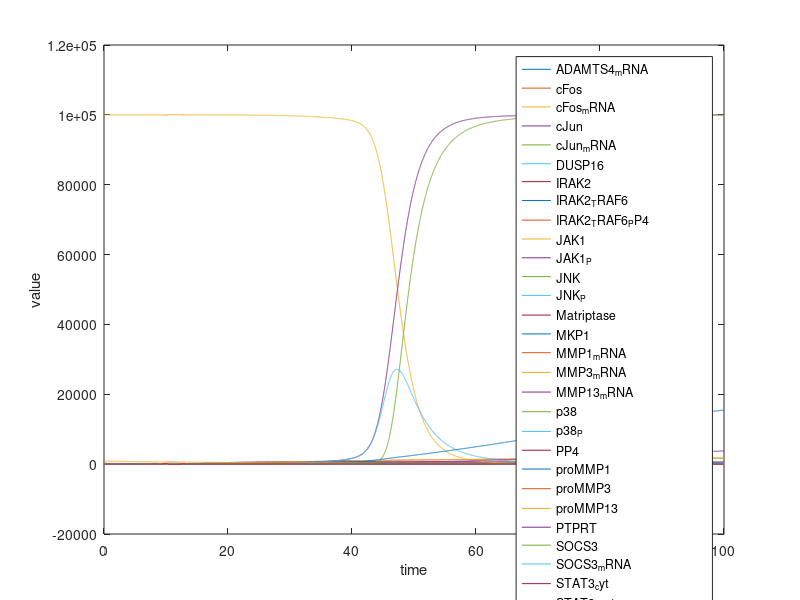

Source code (MATLAB):


% Automatically generated from BIOMD0000000504_Curry.
% Original number of species: 207.
% Original number of reactions: 133.

% Correspondence with original names:
%     y(1) = ADAMTS4_mRNA
%     y(2) = cFos
%     y(3) = cFos_mRNA
%     y(4) = cJun
%     y(5) = cJun_mRNA
%     y(6) = DUSP16
%     y(7) = IRAK2
%     y(8) = IRAK2_TRAF6
%     y(9) = IRAK2_TRAF6_PP4
%     y(10) = JAK1
%     y(11) = JAK1_P
%     y(12) = JNK
%     y(13) = JNK_P
%     y(14) = Matriptase
%     y(15) = MKP1
%     y(16) = MMP1_mRNA
%     y(17) = MMP3_mRNA
%     y(18) = MMP13_mRNA
%     y(19) = p38
%     y(20) = p38_P
%     y(21) = PP4
%     y(22) = proMMP1
%     y(23) = proMMP3
%     y(24) = proMMP13
%     y(25) = PTPRT
%     y(26) = SOCS3
%     y(27) = SOCS3_mRNA
%     y(28) = STAT3_cyt
%     y(29) = STAT3_P_cyt
%     y(30) = TIMP1_mRNA
%     y(31) = TIMP3_mRNA
%     y(32) = TRAF6
%     y(33) = TRAF6_PP4
%     y(34) = ADAMTS4
%     y(35) = ADAMTS4_TIMP1
%     y(36) = ADAMTS4_TIMP3
%     y(37) = Aggrecan
%     y(38) = Aggrecan_Collagen2
%     y(39) = AggFrag
%     y(40) = ColFrag
%     y(41) = Collagen2
%     y(42) = IL1
%     y(43) = MMP1
%     y(44) = MMP1_TIMP1
%     y(45) = MMP1_TIMP3
%     y(46) = MMP3
%     y(47) = MMP3_TIMP1
%     y(48) = MMP3_TIMP3
%     y(49) = MMP13
%     y(50) = MMP13_TIMP1
%     y(51) = MMP13_TIMP3
%     y(52) = OSM
%     y(53) = TIMP1
%     y(54) = TIMP3
%     y(55) = IL1_IL1R
%     y(56) = IL1_IL1Ra
%     y(57) = IL1_IL1R_IRAK2
%     y(58) = IL1R
%     y(59) = IL1Ra
%     y(60) = OSM_OSMR
%     y(61) = OSM_OSMRa
%     y(62) = OSMR_SOCS3
%     y(63) = OSMR
%     y(64) = OSMRa
%     y(65) = cFos_cJun
%     y(66) = cFos_P
%     y(67) = cJun_P
%     y(68) = cJun_dimer
%     y(69) = SP1
%     y(70) = SP1_TIMP1_DNA
%     y(71) = STAT3_nuc
%     y(72) = STAT3_P_nuc
%     y(73) = TIMP1_DNA
%     y(74) = Source
%     y(75) = Sink
%     y(76) = kactMMP13mmp3
%     y(77) = kactMMP1mat
%     y(78) = kactMMP1mmp3
%     y(79) = kactMMP3mat
%     y(80) = kAP1activity
%     y(81) = kbincFoscJun
%     y(82) = kbinIL1IL1R
%     y(83) = kbinIL1IL1Ra
%     y(84) = kbinIRAK2
%     y(85) = kbinOSMOSMR
%     y(86) = kbinOSMOSMRa
%     y(87) = kbinSOCS3OSMR
%     y(88) = kbinSP1TIMP1DNA
%     y(89) = kbinTRAF6
%     y(90) = kcyt2nucSTAT3
%     y(91) = kdedimercJun
%     y(92) = kdegADAMTS4
%     y(93) = kdegADAMTS4mRNA
%     y(94) = kdegAggrecan
%     y(95) = kdegcFos
%     y(96) = kdegcFosmRNA
%     y(97) = kdegcJun
%     y(98) = kdegcJunmRNA
%     y(99) = kdegCollagen2mmp1
%     y(100) = kdegCollagen2mmp13
%     y(101) = kdegDUSP16
%     y(102) = kdegIL1
%     y(103) = kdegMatriptase
%     y(104) = kdegMKP1
%     y(105) = kdegMMP1
%     y(106) = kdegMMP13
%     y(107) = kdegMMP13mRNA
%     y(108) = kdegMMP1mRNA
%     y(109) = kdegMMP3
%     y(110) = kdegMMP3mRNA
%     y(111) = kdegOSM
%     y(112) = kdegPP4
%     y(113) = kdegPTPRT
%     y(114) = kdegSOCS3
%     y(115) = kdegSOCS3mRNA
%     y(116) = kdegSP1
%     y(117) = kdegTIMP1
%     y(118) = kdegTIMP1mRNA
%     y(119) = kdegTIMP3
%     y(120) = kdegTIMP3mRNA
%     y(121) = kdephoscFos
%     y(122) = kdephoscFosDUSP16
%     y(123) = kdephoscJun
%     y(124) = kdephosJAK1
%     y(125) = kdephosJAK1PTPRT
%     y(126) = kdephosJNK
%     y(127) = kdephosJNKDUSP16
%     y(128) = kdephosp38
%     y(129) = kdephosp38MKP1
%     y(130) = kdephosSTAT3
%     y(131) = kdephosSTAT3nuc
%     y(132) = kdephosSTAT3nucPTPRT
%     y(133) = kdephosSTAT3PTPRT
%     y(134) = kdimercJun
%     y(135) = kinhibADAMTS4TIMP1
%     y(136) = kinhibADAMTS4TIMP3
%     y(137) = kinhibMMP13TIMP1
%     y(138) = kinhibMMP13TIMP3
%     y(139) = kinhibMMP1TIMP1
%     y(140) = kinhibMMP1TIMP3
%     y(141) = kinhibMMP3TIMP1
%     y(142) = kinhibMMP3TIMP3
%     y(143) = kinhibTRAF6
%     y(144) = knuc2cytSTAT3
%     y(145) = kphoscFos
%     y(146) = kphoscJun
%     y(147) = kphosJAK1
%     y(148) = kphosJNK
%     y(149) = kphosp38
%     y(150) = kphosSTAT3
%     y(151) = krelADAMTS4TIMP1
%     y(152) = krelADAMTS4TIMP3
%     y(153) = krelcFoscJun
%     y(154) = krelIL1IL1R
%     y(155) = krelIL1IL1Ra
%     y(156) = krelIRAK2
%     y(157) = krelMMP1
%     y(158) = krelMMP13
%     y(159) = krelMMP13TIMP3
%     y(160) = krelMMP1TIMP3
%     y(161) = krelMMP3
%     y(162) = krelMMP3TIMP3
%     y(163) = krelOSMOSMR
%     y(164) = krelOSMOSMRa
%     y(165) = krelSOCS3OSMR
%     y(166) = krelSP1TIMP1DNA
%     y(167) = krelTRAF6
%     y(168) = krelTRAF6PP4
%     y(169) = ksynADAMTS4
%     y(170) = ksynADAMTS4mRNA
%     y(171) = ksynADAMTS4mRNAcJun
%     y(172) = ksynbasalcJunmRNA
%     y(173) = ksynbasalTIMP1mRNA
%     y(174) = ksynbasalTIMP3mRNA
%     y(175) = ksyncFos
%     y(176) = ksyncFosmRNA
%     y(177) = ksyncFosmRNAStat3
%     y(178) = ksyncJun
%     y(179) = ksyncJunmRNA
%     y(180) = ksyncJunmRNAcJun
%     y(181) = ksynDUSP16
%     y(182) = ksynDUSP16cJun
%     y(183) = ksynMatriptase
%     y(184) = ksynMKP1
%     y(185) = ksynMKP1cJun
%     y(186) = ksynMMP1
%     y(187) = ksynMMP13
%     y(188) = ksynMMP13mRNA
%     y(189) = ksynMMP13mRNAcJun
%     y(190) = ksynMMP1mRNA
%     y(191) = ksynMMP1mRNAcJun
%     y(192) = ksynMMP3
%     y(193) = ksynMMP3mRNA
%     y(194) = ksynMMP3mRNAcJun
%     y(195) = ksynPP4
%     y(196) = ksynPP4cJun
%     y(197) = ksynPTPRT
%     y(198) = ksynSOCS3
%     y(199) = ksynSOCS3mRNA
%     y(200) = ksynSP1
%     y(201) = ksynTIMP1
%     y(202) = ksynTIMP1mRNA
%     y(203) = ksynTIMP1mRNAStat3
%     y(204) = ksynTIMP3
%     y(205) = ksynTIMP3mRNA
%     y(206) = ksynTIMP3mRNAStat3
%     y(207) = tempDimer


function BIOMD0000000504_curry
[T,Y]=ode45(@ode,[0 100.0],[  0.0 0.0 0.0 100.0 5.0 0.0 100.0 0.0 0.0 100.0 0.0 100.0 0.0 100.0 0.0 0.0 0.0 0.0 100.0 0.0 0.0 0.0 0.0 0.0 0.0 0.0 0.0 100.0 0.0 20.0 20.0 100.0 0.0 0.0 0.0 0.0 0.0 100000.0 0.0 0.0 0.0 100.0 0.0 0.0 0.0 0.0 0.0 0.0 0.0 0.0 0.0 1000.0 200.0 200.0 0.0 0.0 0.0 100.0 0.0 0.0 0.0 0.0 100.0 0.0 0.0 0.0 0.0 0.0 0.0 0.0 0.0 0.0 2.0 1.0 1.0 5.0E-8 1.0E-9 1.0E-8 0.0000040 1.0 0.000050 0.00010 0.00010 0.000050 0.000010 0.00010 0.005 0.000010 0.000010 0.001 0.01 0.000050 0.000014 3.0E-8 0.00020 0.003 0.00013 0.003 5.0E-12 5.0E-11 0.00013 0.00020 0.0000080 0.00010 0.0000010 0.0000010 0.0000064 0.0000064 0.0000010 0.0000064 0.000048 0.00010 0.000050 0.00080 0.00040 0.000020 0.000020 0.000014 0.000020 0.000014 0.00010 0.00010 0.01 0.00040 0.004 0.001 0.001 0.001 0.000010 0.000010 1.0E-7 0.00050 0.00080 0.000050 0.0000030 0.00050 3.0E-7 1.0E-8 3.0E-7 1.0E-8 3.0E-7 1.0E-8 0.5 0.001 5.0E-7 0.00010 0.000010 0.00010 0.00010 0.005 0.001 0.001 0.000040 0.001 0.00010 0.001 0.001 0.001 0.001 0.001 0.001 0.001 0.000010 0.000010 0.000010 0.0000050 0.00010 0.0000010 0.00050 0.00050 0.0000040 0.015 0.00014 0.00028 0.001 0.0000050 0.05 0.0026 0.0125 0.005 0.005 0.00020 9.0E-10 0.000025 0.0000010 0.00015 0.000015 0.00050 0.000020 0.005 0.00020 0.000030 0.005 0.00020 0.005 0.00020 0.00010 0.001 0.006 0.000020 0.00020 5.0E-7 0.000040 0.00040 5.0E-7 0.000040 0.5]);
 function array =  getSpecies(y)
array =  Y(:,y);
end

% Output contains population trajectory of all species:
plot(T,Y(:,1));
hold on;
plot(T,Y(:,2));
hold on;
plot(T,Y(:,3));
hold on;
plot(T,Y(:,4));
hold on;
plot(T,Y(:,5));
hold on;
plot(T,Y(:,6));
hold on;
plot(T,Y(:,7));
hold on;
plot(T,Y(:,8));
hold on;
plot(T,Y(:,9));
hold on;
plot(T,Y(:,10));
hold on;
plot(T,Y(:,11));
hold on;
plot(T,Y(:,12));
hold on;
plot(T,Y(:,13));
hold on;
plot(T,Y(:,14));
hold on;
plot(T,Y(:,15));
hold on;
plot(T,Y(:,16));
hold on;
plot(T,Y(:,17));
hold on;
plot(T,Y(:,18));
hold on;
plot(T,Y(:,19));
hold on;
plot(T,Y(:,20));
hold on;
plot(T,Y(:,21));
hold on;
plot(T,Y(:,22));
hold on;
plot(T,Y(:,23));
hold on;
plot(T,Y(:,24));
hold on;
plot(T,Y(:,25));
hold on;
plot(T,Y(:,26));
hold on;
plot(T,Y(:,27));
hold on;
plot(T,Y(:,28));
hold on;
plot(T,Y(:,29));
hold on;
plot(T,Y(:,30));
hold on;
plot(T,Y(:,31));
hold on;
plot(T,Y(:,32));
hold on;
plot(T,Y(:,33));
hold on;
plot(T,Y(:,34));
hold on;
plot(T,Y(:,35));
hold on;
plot(T,Y(:,36));
hold on;
plot(T,Y(:,37));
hold on;
plot(T,Y(:,38));
hold on;
plot(T,Y(:,39));
hold on;
plot(T,Y(:,40));
hold on;
plot(T,Y(:,41));
hold on;
plot(T,Y(:,42));
hold on;
plot(T,Y(:,43));
hold on;
plot(T,Y(:,44));
hold on;
plot(T,Y(:,45));
hold on;
plot(T,Y(:,46));
hold on;
plot(T,Y(:,47));
hold on;
plot(T,Y(:,48));
hold on;
plot(T,Y(:,49));
hold on;
plot(T,Y(:,50));
hold on;
plot(T,Y(:,51));
hold on;
plot(T,Y(:,52));
hold on;
plot(T,Y(:,53));
hold on;
plot(T,Y(:,54));
hold on;
plot(T,Y(:,55));
hold on;
plot(T,Y(:,56));
hold on;
plot(T,Y(:,57));
hold on;
plot(T,Y(:,58));
hold on;
plot(T,Y(:,59));
hold on;
plot(T,Y(:,60));
hold on;
plot(T,Y(:,61));
hold on;
plot(T,Y(:,62));
hold on;
plot(T,Y(:,63));
hold on;
plot(T,Y(:,64));
hold on;
plot(T,Y(:,65));
hold on;
plot(T,Y(:,66));
hold on;
plot(T,Y(:,67));
hold on;
plot(T,Y(:,68));
hold on;
plot(T,Y(:,69));
hold on;
plot(T,Y(:,70));
hold on;
plot(T,Y(:,71));
hold on;
plot(T,Y(:,72));
hold on;
plot(T,Y(:,73));
hold on;
plot(T,Y(:,74));
hold on;
plot(T,Y(:,75));
hold on;
plot(T,Y(:,76));
hold on;
plot(T,Y(:,77));
hold on;
plot(T,Y(:,78));
hold on;
plot(T,Y(:,79));
hold on;
plot(T,Y(:,80));
hold on;
plot(T,Y(:,81));
hold on;
plot(T,Y(:,82));
hold on;
plot(T,Y(:,83));
hold on;
plot(T,Y(:,84));
hold on;
plot(T,Y(:,85));
hold on;
plot(T,Y(:,86));
hold on;
plot(T,Y(:,87));
hold on;
plot(T,Y(:,88));
hold on;
plot(T,Y(:,89));
hold on;
plot(T,Y(:,90));
hold on;
plot(T,Y(:,91));
hold on;
plot(T,Y(:,92));
hold on;
plot(T,Y(:,93));
hold on;
plot(T,Y(:,94));
hold on;
plot(T,Y(:,95));
hold on;
plot(T,Y(:,96));
hold on;
plot(T,Y(:,97));
hold on;
plot(T,Y(:,98));
hold on;
plot(T,Y(:,99));
hold on;
plot(T,Y(:,100));
hold on;
plot(T,Y(:,101));
hold on;
plot(T,Y(:,102));
hold on;
plot(T,Y(:,103));
hold on;
plot(T,Y(:,104));
hold on;
plot(T,Y(:,105));
hold on;
plot(T,Y(:,106));
hold on;
plot(T,Y(:,107));
hold on;
plot(T,Y(:,108));
hold on;
plot(T,Y(:,109));
hold on;
plot(T,Y(:,110));
hold on;
plot(T,Y(:,111));
hold on;
plot(T,Y(:,112));
hold on;
plot(T,Y(:,113));
hold on;
plot(T,Y(:,114));
hold on;
plot(T,Y(:,115));
hold on;
plot(T,Y(:,116));
hold on;
plot(T,Y(:,117));
hold on;
plot(T,Y(:,118));
hold on;
plot(T,Y(:,119));
hold on;
plot(T,Y(:,120));
hold on;
plot(T,Y(:,121));
hold on;
plot(T,Y(:,122));
hold on;
plot(T,Y(:,123));
hold on;
plot(T,Y(:,124));
hold on;
plot(T,Y(:,125));
hold on;
plot(T,Y(:,126));
hold on;
plot(T,Y(:,127));
hold on;
plot(T,Y(:,128));
hold on;
plot(T,Y(:,129));
hold on;
plot(T,Y(:,130));
hold on;
plot(T,Y(:,131));
hold on;
plot(T,Y(:,132));
hold on;
plot(T,Y(:,133));
hold on;
plot(T,Y(:,134));
hold on;
plot(T,Y(:,135));
hold on;
plot(T,Y(:,136));
hold on;
plot(T,Y(:,137));
hold on;
plot(T,Y(:,138));
hold on;
plot(T,Y(:,139));
hold on;
plot(T,Y(:,140));
hold on;
plot(T,Y(:,141));
hold on;
plot(T,Y(:,142));
hold on;
plot(T,Y(:,143));
hold on;
plot(T,Y(:,144));
hold on;
plot(T,Y(:,145));
hold on;
plot(T,Y(:,146));
hold on;
plot(T,Y(:,147));
hold on;
plot(T,Y(:,148));
hold on;
plot(T,Y(:,149));
hold on;
plot(T,Y(:,150));
hold on;
plot(T,Y(:,151));
hold on;
plot(T,Y(:,152));
hold on;
plot(T,Y(:,153));
hold on;
plot(T,Y(:,154));
hold on;
plot(T,Y(:,155));
hold on;
plot(T,Y(:,156));
hold on;
plot(T,Y(:,157));
hold on;
plot(T,Y(:,158));
hold on;
plot(T,Y(:,159));
hold on;
plot(T,Y(:,160));
hold on;
plot(T,Y(:,161));
hold on;
plot(T,Y(:,162));
hold on;
plot(T,Y(:,163));
hold on;
plot(T,Y(:,164));
hold on;
plot(T,Y(:,165));
hold on;
plot(T,Y(:,166));
hold on;
plot(T,Y(:,167));
hold on;
plot(T,Y(:,168));
hold on;
plot(T,Y(:,169));
hold on;
plot(T,Y(:,170));
hold on;
plot(T,Y(:,171));
hold on;
plot(T,Y(:,172));
hold on;
plot(T,Y(:,173));
hold on;
plot(T,Y(:,174));
hold on;
plot(T,Y(:,175));
hold on;
plot(T,Y(:,176));
hold on;
plot(T,Y(:,177));
hold on;
plot(T,Y(:,178));
hold on;
plot(T,Y(:,179));
hold on;
plot(T,Y(:,180));
hold on;
plot(T,Y(:,181));
hold on;
plot(T,Y(:,182));
hold on;
plot(T,Y(:,183));
hold on;
plot(T,Y(:,184));
hold on;
plot(T,Y(:,185));
hold on;
plot(T,Y(:,186));
hold on;
plot(T,Y(:,187));
hold on;
plot(T,Y(:,188));
hold on;
plot(T,Y(:,189));
hold on;
plot(T,Y(:,190));
hold on;
plot(T,Y(:,191));
hold on;
plot(T,Y(:,192));
hold on;
plot(T,Y(:,193));
hold on;
plot(T,Y(:,194));
hold on;
plot(T,Y(:,195));
hold on;
plot(T,Y(:,196));
hold on;
plot(T,Y(:,197));
hold on;
plot(T,Y(:,198));
hold on;
plot(T,Y(:,199));
hold on;
plot(T,Y(:,200));
hold on;
plot(T,Y(:,201));
hold on;
plot(T,Y(:,202));
hold on;
plot(T,Y(:,203));
hold on;
plot(T,Y(:,204));
hold on;
plot(T,Y(:,205));
hold on;
plot(T,Y(:,206));
hold on;
plot(T,Y(:,207));
hold on;
xlabel('time');
ylabel('value');
legend('ADAMTS4_mRNA','cFos','cFos_mRNA','cJun','cJun_mRNA','DUSP16','IRAK2','IRAK2_TRAF6','IRAK2_TRAF6_PP4','JAK1','JAK1_P','JNK','JNK_P','Matriptase','MKP1','MMP1_mRNA','MMP3_mRNA','MMP13_mRNA','p38','p38_P','PP4','proMMP1','proMMP3','proMMP13','PTPRT','SOCS3','SOCS3_mRNA','STAT3_cyt','STAT3_P_cyt','TIMP1_mRNA','TIMP3_mRNA','TRAF6','TRAF6_PP4','ADAMTS4','ADAMTS4_TIMP1','ADAMTS4_TIMP3','Aggrecan','Aggrecan_Collagen2','AggFrag','ColFrag','Collagen2','IL1','MMP1','MMP1_TIMP1','MMP1_TIMP3','MMP3','MMP3_TIMP1','MMP3_TIMP3','MMP13','MMP13_TIMP1','MMP13_TIMP3','OSM','TIMP1','TIMP3','IL1_IL1R','IL1_IL1Ra','IL1_IL1R_IRAK2','IL1R','IL1Ra','OSM_OSMR','OSM_OSMRa','OSMR_SOCS3','OSMR','OSMRa','cFos_cJun','cFos_P','cJun_P','cJun_dimer','SP1','SP1_TIMP1_DNA','STAT3_nuc','STAT3_P_nuc','TIMP1_DNA','Source','Sink','kactMMP13mmp3','kactMMP1mat','kactMMP1mmp3','kactMMP3mat','kAP1activity','kbincFoscJun','kbinIL1IL1R','kbinIL1IL1Ra','kbinIRAK2','kbinOSMOSMR','kbinOSMOSMRa','kbinSOCS3OSMR','kbinSP1TIMP1DNA','kbinTRAF6','kcyt2nucSTAT3','kdedimercJun','kdegADAMTS4','kdegADAMTS4mRNA','kdegAggrecan','kdegcFos','kdegcFosmRNA','kdegcJun','kdegcJunmRNA','kdegCollagen2mmp1','kdegCollagen2mmp13','kdegDUSP16','kdegIL1','kdegMatriptase','kdegMKP1','kdegMMP1','kdegMMP13','kdegMMP13mRNA','kdegMMP1mRNA','kdegMMP3','kdegMMP3mRNA','kdegOSM','kdegPP4','kdegPTPRT','kdegSOCS3','kdegSOCS3mRNA','kdegSP1','kdegTIMP1','kdegTIMP1mRNA','kdegTIMP3','kdegTIMP3mRNA','kdephoscFos','kdephoscFosDUSP16','kdephoscJun','kdephosJAK1','kdephosJAK1PTPRT','kdephosJNK','kdephosJNKDUSP16','kdephosp38','kdephosp38MKP1','kdephosSTAT3','kdephosSTAT3nuc','kdephosSTAT3nucPTPRT','kdephosSTAT3PTPRT','kdimercJun','kinhibADAMTS4TIMP1','kinhibADAMTS4TIMP3','kinhibMMP13TIMP1','kinhibMMP13TIMP3','kinhibMMP1TIMP1','kinhibMMP1TIMP3','kinhibMMP3TIMP1','kinhibMMP3TIMP3','kinhibTRAF6','knuc2cytSTAT3','kphoscFos','kphoscJun','kphosJAK1','kphosJNK','kphosp38','kphosSTAT3','krelADAMTS4TIMP1','krelADAMTS4TIMP3','krelcFoscJun','krelIL1IL1R','krelIL1IL1Ra','krelIRAK2','krelMMP1','krelMMP13','krelMMP13TIMP3','krelMMP1TIMP3','krelMMP3','krelMMP3TIMP3','krelOSMOSMR','krelOSMOSMRa','krelSOCS3OSMR','krelSP1TIMP1DNA','krelTRAF6','krelTRAF6PP4','ksynADAMTS4','ksynADAMTS4mRNA','ksynADAMTS4mRNAcJun','ksynbasalcJunmRNA','ksynbasalTIMP1mRNA','ksynbasalTIMP3mRNA','ksyncFos','ksyncFosmRNA','ksyncFosmRNAStat3','ksyncJun','ksyncJunmRNA','ksyncJunmRNAcJun','ksynDUSP16','ksynDUSP16cJun','ksynMatriptase','ksynMKP1','ksynMKP1cJun','ksynMMP1','ksynMMP13','ksynMMP13mRNA','ksynMMP13mRNAcJun','ksynMMP1mRNA','ksynMMP1mRNAcJun','ksynMMP3','ksynMMP3mRNA','ksynMMP3mRNAcJun','ksynPP4','ksynPP4cJun','ksynPTPRT','ksynSOCS3','ksynSOCS3mRNA','ksynSP1','ksynTIMP1','ksynTIMP1mRNA','ksynTIMP1mRNAStat3','ksynTIMP3','ksynTIMP3mRNA','ksynTIMP3mRNAStat3','tempDimer');
end

function dy =  ode(t,y) 
  pkactMMP13mmp3 = 1.0;
  pkactMMP1mat = 1.0;
  pkactMMP1mmp3 = 1.0;
  pkactMMP3mat = 1.0;
  pkAP1activity = 1.0;
  pkbincFoscJun = 1.0;
  pkbinIL1IL1R = 1.0;
  pkbinIL1IL1Ra = 1.0;
  pkbinIRAK2 = 1.0;
  pkbinOSMOSMR = 1.0;
  pkbinOSMOSMRa = 1.0;
  pkbinSOCS3OSMR = 1.0;
  pkbinSP1TIMP1DNA = 1.0;
  pkbinTRAF6 = 1.0;
  pkcyt2nucSTAT3 = 1.0;
  pkdedimercJun = 1.0;
  pkdegADAMTS4 = 1.0;
  pkdegADAMTS4mRNA = 1.0;
  pkdegAggrecan = 1.0;
  pkdegcFos = 1.0;
  pkdegcFosmRNA = 1.0;
  pkdegcJun = 1.0;
  pkdegcJunmRNA = 1.0;
  pkdegCollagen2mmp1 = 1.0;
  pkdegCollagen2mmp13 = 1.0;
  pkdegDUSP16 = 1.0;
  pkdegIL1 = 1.0;
  pkdegMatriptase = 1.0;
  pkdegMKP1 = 1.0;
  pkdegMMP1 = 1.0;
  pkdegMMP13 = 1.0;
  pkdegMMP13mRNA = 1.0;
  pkdegMMP1mRNA = 1.0;
  pkdegMMP3 = 1.0;
  pkdegMMP3mRNA = 1.0;
  pkdegOSM = 1.0;
  pkdegPP4 = 1.0;
  pkdegPTPRT = 1.0;
  pkdegSOCS3 = 1.0;
  pkdegSOCS3mRNA = 1.0;
  pkdegSP1 = 1.0;
  pkdegTIMP1 = 1.0;
  pkdegTIMP1mRNA = 1.0;
  pkdegTIMP3 = 1.0;
  pkdegTIMP3mRNA = 1.0;
  pkdephoscFos = 1.0;
  pkdephoscFosDUSP16 = 1.0;
  pkdephoscJun = 1.0;
  pkdephosJAK1 = 1.0;
  pkdephosJAK1PTPRT = 1.0;
  pkdephosJNK = 1.0;
  pkdephosJNKDUSP16 = 1.0;
  pkdephosp38 = 1.0;
  pkdephosp38MKP1 = 1.0;
  pkdephosSTAT3 = 1.0;
  pkdephosSTAT3nuc = 1.0;
  pkdephosSTAT3nucPTPRT = 1.0;
  pkdephosSTAT3PTPRT = 1.0;
  pkdimercJun = 1.0;
  pkinhibADAMTS4TIMP1 = 1.0;
  pkinhibADAMTS4TIMP3 = 1.0;
  pkinhibMMP13TIMP1 = 1.0;
  pkinhibMMP13TIMP3 = 1.0;
  pkinhibMMP1TIMP1 = 1.0;
  pkinhibMMP1TIMP3 = 1.0;
  pkinhibMMP3TIMP1 = 1.0;
  pkinhibMMP3TIMP3 = 1.0;
  pkinhibTRAF6 = 1.0;
  pknuc2cytSTAT3 = 1.0;
  pkphoscFos = 1.0;
  pkphoscJun = 1.0;
  pkphosJAK1 = 1.0;
  pkphosJNK = 1.0;
  pkphosp38 = 1.0;
  pkphosSTAT3 = 1.0;
  pkrelADAMTS4TIMP1 = 1.0;
  pkrelADAMTS4TIMP3 = 1.0;
  pkrelcFoscJun = 1.0;
  pkrelIL1IL1R = 1.0;
  pkrelIL1IL1Ra = 1.0;
  pkrelIRAK2 = 1.0;
  pkrelMMP1 = 1.0;
  pkrelMMP13 = 1.0;
  pkrelMMP13TIMP3 = 1.0;
  pkrelMMP1TIMP3 = 1.0;
  pkrelMMP3 = 1.0;
  pkrelMMP3TIMP3 = 1.0;
  pkrelOSMOSMR = 1.0;
  pkrelOSMOSMRa = 1.0;
  pkrelSOCS3OSMR = 1.0;
  pkrelSP1TIMP1DNA = 1.0;
  pkrelTRAF6 = 1.0;
  pkrelTRAF6PP4 = 1.0;
  pksynADAMTS4 = 1.0;
  pksynADAMTS4mRNA = 1.0;
  pksynADAMTS4mRNAcJun = 1.0;
  pksynbasalcJunmRNA = 1.0;
  pksynbasalTIMP1mRNA = 1.0;
  pksynbasalTIMP3mRNA = 1.0;
  pksyncFos = 1.0;
  pksyncFosmRNA = 1.0;
  pksyncFosmRNAStat3 = 1.0;
  pksyncJun = 1.0;
  pksyncJunmRNA = 1.0;
  pksyncJunmRNAcJun = 1.0;
  pksynDUSP16 = 1.0;
  pksynDUSP16cJun = 1.0;
  pksynMatriptase = 1.0;
  pksynMKP1 = 1.0;
  pksynMKP1cJun = 1.0;
  pksynMMP1 = 1.0;
  pksynMMP13 = 1.0;
  pksynMMP13mRNA = 1.0;
  pksynMMP13mRNAcJun = 1.0;
  pksynMMP1mRNA = 1.0;
  pksynMMP1mRNAcJun = 1.0;
  pksynMMP3 = 1.0;
  pksynMMP3mRNA = 1.0;
  pksynMMP3mRNAcJun = 1.0;
  pksynPP4 = 1.0;
  pksynPP4cJun = 1.0;
  pksynPTPRT = 1.0;
  pksynSOCS3 = 1.0;
  pksynSOCS3mRNA = 1.0;
  pksynSP1 = 1.0;
  pksynTIMP1 = 1.0;
  pksynTIMP1mRNA = 1.0;
  pksynTIMP1mRNAStat3 = 1.0;
  pksynTIMP3 = 1.0;
  pksynTIMP3mRNA = 1.0;
  pksynTIMP3mRNAStat3 = 1.0;
  ptempDimer = 1.0;

  dy=zeros(207,1);

  dy(1) = pksynADAMTS4mRNA * pkAP1activity*y(65)*y(65)*y(80)*y(170) + pksynADAMTS4mRNAcJun*y(68)*y(68)*y(171) + -pkdegADAMTS4mRNA*y(1)*y(1)*y(75)*y(93);
  dy(2) = pksyncFos*y(3)*y(3)*y(175) + -pkdegcFos*y(2)*y(2)*y(75)*y(95) + -pkphoscFos*y(2)*y(2)*y(20)*y(20)*y(145) + pkdephoscFos*y(66)*y(66)*y(121) + pkdephoscFosDUSP16*y(6)*y(6)*y(66)*y(66)*y(122);
  dy(3) = pksyncFosmRNA * pkAP1activity*y(65)*y(65)*y(80)*y(176) + -pkdegcFosmRNA*y(3)*y(3)*y(75)*y(96) + pksyncFosmRNAStat3*y(72)*y(72)*y(177);
  dy(4) = -pkphoscJun*y(4)*y(4)*y(13)*y(13)*y(146) + pkdephoscJun*y(67)*y(67)*y(123) + pksyncJun*y(5)*y(5)*y(178) + -pkdegcJun*y(4)*y(4)*y(75)*y(97);
  dy(5) = pksyncJunmRNA * pkAP1activity*y(65)*y(65)*y(80)*y(179) + pksyncJunmRNAcJun*y(68)*y(68)*y(180) + pksynbasalcJunmRNA*y(74)*y(74)*y(172) + -pkdegcJunmRNA*y(5)*y(5)*y(75)*y(98);
  dy(6) = pksynDUSP16 * pkAP1activity*y(65)*y(65)*y(80)*y(181) + pksynDUSP16cJun*y(68)*y(68)*y(182) + -pkdegDUSP16*y(6)*y(6)*y(75)*y(101);
  dy(7) = -pkbinIRAK2*y(7)*y(7)*y(55)*y(55)*y(84) + pkrelIRAK2*y(57)*y(57)*y(156) + pkrelTRAF6*y(8)*y(8)*y(167);
  dy(8) = pkbinTRAF6*y(32)*y(32)*y(57)*y(57)*y(89) + -pkrelTRAF6*y(8)*y(8)*y(167) + -pkinhibTRAF6*y(8)*y(8)*y(21)*y(21)*y(143) + pkrelTRAF6PP4*y(9)*y(9)*y(168);
  dy(9) = pkinhibTRAF6*y(8)*y(8)*y(21)*y(21)*y(143) + -pkrelTRAF6PP4*y(9)*y(9)*y(168);
  dy(10) = -pkphosJAK1*y(10)*y(10)*y(60)*y(60)*y(147) + pkdephosJAK1*y(11)*y(11)*y(124) + pkdephosJAK1PTPRT*y(11)*y(11)*y(25)*y(25)*y(125);
  dy(11) = pkphosJAK1*y(10)*y(10)*y(60)*y(60)*y(147) + -pkdephosJAK1*y(11)*y(11)*y(124) + -pkdephosJAK1PTPRT*y(11)*y(11)*y(25)*y(25)*y(125);
  dy(12) = -pkphosJNK*y(8)*y(8)*y(12)*y(12)*y(148) + pkdephosJNK*y(13)*y(13)*y(126) + pkdephosJNKDUSP16*y(6)*y(6)*y(13)*y(13)*y(127);
  dy(13) = pkphosJNK*y(8)*y(8)*y(12)*y(12)*y(148) + -pkdephosJNK*y(13)*y(13)*y(126) + -pkdephosJNKDUSP16*y(6)*y(6)*y(13)*y(13)*y(127);
  dy(14) = pksynMatriptase * pkAP1activity*y(65)*y(65)*y(80)*y(183) + -pkdegMatriptase*y(14)*y(14)*y(75)*y(103);
  dy(15) = pksynMKP1 * pkAP1activity*y(65)*y(65)*y(80)*y(184) + pksynMKP1cJun*y(68)*y(68)*y(185) + -pkdegMKP1*y(15)*y(15)*y(75)*y(104);
  dy(16) = pksynMMP1mRNA * pkAP1activity*y(65)*y(65)*y(80)*y(190) + pksynMMP1mRNAcJun*y(68)*y(68)*y(191) + -pkdegMMP1mRNA*y(16)*y(16)*y(75)*y(108);
  dy(17) = pksynMMP3mRNA * pkAP1activity*y(65)*y(65)*y(80)*y(193) + pksynMMP3mRNAcJun*y(68)*y(68)*y(194) + -pkdegMMP3mRNA*y(17)*y(17)*y(75)*y(110);
  dy(18) = pksynMMP13mRNA * pkAP1activity*y(65)*y(65)*y(80)*y(188) + pksynMMP13mRNAcJun*y(68)*y(68)*y(189) + -pkdegMMP13mRNA*y(18)*y(18)*y(75)*y(107);
  dy(19) = -pkphosp38*y(8)*y(8)*y(19)*y(19)*y(149) + pkdephosp38*y(20)*y(20)*y(128) + pkdephosp38MKP1*y(15)*y(15)*y(20)*y(20)*y(129);
  dy(20) = pkphosp38*y(8)*y(8)*y(19)*y(19)*y(149) + -pkdephosp38*y(20)*y(20)*y(128) + -pkdephosp38MKP1*y(15)*y(15)*y(20)*y(20)*y(129);
  dy(21) = pksynPP4 * pkAP1activity*y(65)*y(65)*y(80)*y(195) + pksynPP4cJun*y(68)*y(68)*y(196) + -pkdegPP4*y(21)*y(21)*y(75)*y(112) + -pkinhibTRAF6*y(21)*y(21)*y(32)*y(32)*y(143) + -pkinhibTRAF6*y(8)*y(8)*y(21)*y(21)*y(143) + pkrelTRAF6PP4*y(33)*y(33)*y(168) + pkrelTRAF6PP4*y(9)*y(9)*y(168);
  dy(22) = pksynMMP1*y(16)*y(16)*y(186) + -pkactMMP1mat*y(14)*y(14)*y(22)*y(22)*y(77) + -pkactMMP1mmp3*y(22)*y(22)*y(46)*y(46)*y(78);
  dy(23) = pksynMMP3*y(17)*y(17)*y(192) + -pkactMMP3mat*y(14)*y(14)*y(23)*y(23)*y(79);
  dy(24) = pksynMMP13*y(18)*y(18)*y(187) + -pkactMMP13mmp3*y(24)*y(24)*y(46)*y(46)*y(76);
  dy(25) = pksynPTPRT*y(72)*y(72)*y(197) + -pkdegPTPRT*y(25)*y(25)*y(75)*y(113);
  dy(26) = pksynSOCS3*y(27)*y(27)*y(198) + -pkdegSOCS3*y(26)*y(26)*y(75)*y(114) + -pkbinSOCS3OSMR*y(26)*y(26)*y(63)*y(63)*y(87) + pkrelSOCS3OSMR*y(62)*y(62)*y(165);
  dy(27) = pksynSOCS3mRNA*y(72)*y(72)*y(199) + -pkdegSOCS3mRNA*y(27)*y(27)*y(75)*y(115);
  dy(28) = -pkphosSTAT3*y(11)*y(11)*y(28)*y(28)*y(150) + pkdephosSTAT3*y(29)*y(29)*y(130) + pkdephosSTAT3PTPRT*y(25)*y(25)*y(29)*y(29)*y(133) + pknuc2cytSTAT3*y(71)*y(71)*y(144);
  dy(29) = pkphosSTAT3*y(11)*y(11)*y(28)*y(28)*y(150) + -pkdephosSTAT3*y(29)*y(29)*y(130) + -pkdephosSTAT3PTPRT*y(25)*y(25)*y(29)*y(29)*y(133) + -pkcyt2nucSTAT3*y(29)*y(29)*y(90);
  dy(30) = -pkdegTIMP1mRNA*y(30)*y(30)*y(75)*y(118) + pksynTIMP1mRNAStat3*y(72)*y(72)*y(73)*y(73)*y(203) + pksynbasalTIMP1mRNA*y(73)*y(73)*y(173) + pksynTIMP1mRNA * pkAP1activity*y(65)*y(65)*y(73)*y(73)*y(80)*y(202);
  dy(31) = pksynbasalTIMP3mRNA*y(74)*y(74)*y(174) + pksynTIMP3mRNA * pkAP1activity*y(65)*y(65)*y(80)*y(205) + pksynTIMP3mRNAStat3 * pkAP1activity*y(72)*y(72)*y(80)*y(206) + -pkdegTIMP3mRNA*y(31)*y(31)*y(75)*y(120);
  dy(32) = -pkbinTRAF6*y(32)*y(32)*y(57)*y(57)*y(89) + pkrelTRAF6*y(8)*y(8)*y(167) + -pkinhibTRAF6*y(21)*y(21)*y(32)*y(32)*y(143) + pkrelTRAF6PP4*y(33)*y(33)*y(168);
  dy(33) = pkinhibTRAF6*y(21)*y(21)*y(32)*y(32)*y(143) + -pkrelTRAF6PP4*y(33)*y(33)*y(168);
  dy(34) = pksynADAMTS4*y(1)*y(1)*y(169) + -pkdegADAMTS4*y(34)*y(34)*y(75)*y(92) + -pkinhibADAMTS4TIMP1*y(34)*y(34)*y(53)*y(53)*y(135) + pkrelADAMTS4TIMP1*y(35)*y(35)*y(151) + -pkinhibADAMTS4TIMP3*y(34)*y(34)*y(54)*y(54)*y(136) + pkrelADAMTS4TIMP3*y(36)*y(36)*y(152);
  dy(35) = pkinhibADAMTS4TIMP1*y(34)*y(34)*y(53)*y(53)*y(135) + -pkrelADAMTS4TIMP1*y(35)*y(35)*y(151);
  dy(36) = pkinhibADAMTS4TIMP3*y(34)*y(34)*y(54)*y(54)*y(136) + -pkrelADAMTS4TIMP3*y(36)*y(36)*y(152);
  dy(37) = 0;
  dy(38) = -pkdegAggrecan*y(34)*y(34)*y(38)*y(38)*y(94);
  dy(39) = pkdegAggrecan*y(34)*y(34)*y(38)*y(38)*y(94);
  dy(40) = pkdegCollagen2mmp1*y(41)*y(41)*y(43)*y(43)*y(99) + pkdegCollagen2mmp13*y(41)*y(41)*y(49)*y(49)*y(100);
  dy(41) = -pkdegCollagen2mmp1*y(41)*y(41)*y(43)*y(43)*y(99) + -pkdegCollagen2mmp13*y(41)*y(41)*y(49)*y(49)*y(100) + pkdegAggrecan*y(34)*y(34)*y(38)*y(38)*y(94);
  dy(42) = -pkbinIL1IL1R*y(42)*y(42)*y(58)*y(58)*y(82) + pkrelIL1IL1R*y(55)*y(55)*y(154) + -pkbinIL1IL1Ra*y(42)*y(42)*y(59)*y(59)*y(83) + pkrelIL1IL1Ra*y(56)*y(56)*y(155) + -pkdegIL1*y(42)*y(42)*y(75)*y(102);
  dy(43) = pkactMMP1mat*y(14)*y(14)*y(22)*y(22)*y(77) + pkactMMP1mmp3*y(22)*y(22)*y(46)*y(46)*y(78) + -pkdegMMP1*y(43)*y(43)*y(75)*y(105) + -pkinhibMMP1TIMP1*y(43)*y(43)*y(53)*y(53)*y(139) + pkrelMMP1*y(44)*y(44)*y(157) + -pkinhibMMP1TIMP3*y(43)*y(43)*y(54)*y(54)*y(140) + pkrelMMP1TIMP3*y(45)*y(45)*y(160);
  dy(44) = pkinhibMMP1TIMP1*y(43)*y(43)*y(53)*y(53)*y(139) + -pkrelMMP1*y(44)*y(44)*y(157);
  dy(45) = pkinhibMMP1TIMP3*y(43)*y(43)*y(54)*y(54)*y(140) + -pkrelMMP1TIMP3*y(45)*y(45)*y(160);
  dy(46) = pkactMMP3mat*y(14)*y(14)*y(23)*y(23)*y(79) + -pkdegMMP3*y(46)*y(46)*y(75)*y(109) + -pkinhibMMP3TIMP1*y(46)*y(46)*y(53)*y(53)*y(141) + pkrelMMP3*y(47)*y(47)*y(161) + -pkinhibMMP3TIMP3*y(46)*y(46)*y(54)*y(54)*y(142) + pkrelMMP3TIMP3*y(48)*y(48)*y(162);
  dy(47) = pkinhibMMP3TIMP1*y(46)*y(46)*y(53)*y(53)*y(141) + -pkrelMMP3*y(47)*y(47)*y(161);
  dy(48) = pkinhibMMP3TIMP3*y(46)*y(46)*y(54)*y(54)*y(142) + -pkrelMMP3TIMP3*y(48)*y(48)*y(162);
  dy(49) = pkactMMP13mmp3*y(24)*y(24)*y(46)*y(46)*y(76) + -pkdegMMP13*y(49)*y(49)*y(75)*y(106) + -pkinhibMMP13TIMP1*y(49)*y(49)*y(53)*y(53)*y(137) + pkrelMMP13*y(50)*y(50)*y(158) + -pkinhibMMP13TIMP3*y(49)*y(49)*y(54)*y(54)*y(138) + pkrelMMP13TIMP3*y(51)*y(51)*y(159);
  dy(50) = pkinhibMMP13TIMP1*y(49)*y(49)*y(53)*y(53)*y(137) + -pkrelMMP13*y(50)*y(50)*y(158);
  dy(51) = pkinhibMMP13TIMP3*y(49)*y(49)*y(54)*y(54)*y(138) + -pkrelMMP13TIMP3*y(51)*y(51)*y(159);
  dy(52) = -pkbinOSMOSMR*y(52)*y(52)*y(63)*y(63)*y(85) + pkrelOSMOSMR*y(60)*y(60)*y(163) + -pkbinOSMOSMRa*y(52)*y(52)*y(64)*y(64)*y(86) + pkrelOSMOSMRa*y(61)*y(61)*y(164) + -pkdegOSM*y(52)*y(52)*y(75)*y(111);
  dy(53) = pksynTIMP1*y(30)*y(30)*y(201) + -pkdegTIMP1*y(53)*y(53)*y(75)*y(117) + -pkinhibMMP1TIMP1*y(43)*y(43)*y(53)*y(53)*y(139) + pkrelMMP1*y(44)*y(44)*y(157) + -pkinhibMMP3TIMP1*y(46)*y(46)*y(53)*y(53)*y(141) + pkrelMMP3*y(47)*y(47)*y(161) + -pkinhibMMP13TIMP1*y(49)*y(49)*y(53)*y(53)*y(137) + pkrelMMP13*y(50)*y(50)*y(158) + -pkinhibADAMTS4TIMP1*y(34)*y(34)*y(53)*y(53)*y(135) + pkrelADAMTS4TIMP1*y(35)*y(35)*y(151);
  dy(54) = pksynTIMP3*y(31)*y(31)*y(204) + -pkdegTIMP3*y(54)*y(54)*y(75)*y(119) + -pkinhibADAMTS4TIMP3*y(34)*y(34)*y(54)*y(54)*y(136) + pkrelADAMTS4TIMP3*y(36)*y(36)*y(152) + -pkinhibMMP1TIMP3*y(43)*y(43)*y(54)*y(54)*y(140) + pkrelMMP1TIMP3*y(45)*y(45)*y(160) + -pkinhibMMP3TIMP3*y(46)*y(46)*y(54)*y(54)*y(142) + pkrelMMP3TIMP3*y(48)*y(48)*y(162) + -pkinhibMMP13TIMP3*y(49)*y(49)*y(54)*y(54)*y(138) + pkrelMMP13TIMP3*y(51)*y(51)*y(159);
  dy(55) = pkbinIL1IL1R*y(42)*y(42)*y(58)*y(58)*y(82) + -pkrelIL1IL1R*y(55)*y(55)*y(154) + -pkbinIRAK2*y(7)*y(7)*y(55)*y(55)*y(84) + pkrelIRAK2*y(57)*y(57)*y(156) + pkbinTRAF6*y(32)*y(32)*y(57)*y(57)*y(89);
  dy(56) = pkbinIL1IL1Ra*y(42)*y(42)*y(59)*y(59)*y(83) + -pkrelIL1IL1Ra*y(56)*y(56)*y(155);
  dy(57) = pkbinIRAK2*y(7)*y(7)*y(55)*y(55)*y(84) + -pkrelIRAK2*y(57)*y(57)*y(156) + -pkbinTRAF6*y(32)*y(32)*y(57)*y(57)*y(89);
  dy(58) = -pkbinIL1IL1R*y(42)*y(42)*y(58)*y(58)*y(82) + pkrelIL1IL1R*y(55)*y(55)*y(154);
  dy(59) = -pkbinIL1IL1Ra*y(42)*y(42)*y(59)*y(59)*y(83) + pkrelIL1IL1Ra*y(56)*y(56)*y(155);
  dy(60) = pkbinOSMOSMR*y(52)*y(52)*y(63)*y(63)*y(85) + -pkrelOSMOSMR*y(60)*y(60)*y(163);
  dy(61) = pkbinOSMOSMRa*y(52)*y(52)*y(64)*y(64)*y(86) + -pkrelOSMOSMRa*y(61)*y(61)*y(164);
  dy(62) = pkbinSOCS3OSMR*y(26)*y(26)*y(63)*y(63)*y(87) + -pkrelSOCS3OSMR*y(62)*y(62)*y(165);
  dy(63) = -pkbinOSMOSMR*y(52)*y(52)*y(63)*y(63)*y(85) + pkrelOSMOSMR*y(60)*y(60)*y(163) + -pkbinSOCS3OSMR*y(26)*y(26)*y(63)*y(63)*y(87) + pkrelSOCS3OSMR*y(62)*y(62)*y(165);
  dy(64) = -pkbinOSMOSMRa*y(52)*y(52)*y(64)*y(64)*y(86) + pkrelOSMOSMRa*y(61)*y(61)*y(164);
  dy(65) = pkbincFoscJun*y(66)*y(66)*y(67)*y(67)*y(81) + -pkrelcFoscJun*y(65)*y(65)*y(153);
  dy(66) = pkphoscFos*y(2)*y(2)*y(20)*y(20)*y(145) + -pkdephoscFos*y(66)*y(66)*y(121) + -pkdephoscFosDUSP16*y(6)*y(6)*y(66)*y(66)*y(122) + -pkbincFoscJun*y(66)*y(66)*y(67)*y(67)*y(81) + pkrelcFoscJun*y(65)*y(65)*y(153);
  dy(67) = pkphoscJun*y(4)*y(4)*y(13)*y(13)*y(146) + -pkdephoscJun*y(67)*y(67)*y(123) + -2*(pkdimercJun*y(67)*y(67)*y(67)*y(134)) + 2*(ptempDimer*y(67)*y(68)*y(207)) + 2*(pkdedimercJun*y(68)*y(68)*y(91)) + -pkbincFoscJun*y(66)*y(66)*y(67)*y(67)*y(81) + pkrelcFoscJun*y(65)*y(65)*y(153);
  dy(68) = pkdimercJun*y(67)*y(67)*y(67)*y(134) + -ptempDimer*y(67)*y(68)*y(207) + -pkdedimercJun*y(68)*y(68)*y(91);
  dy(69) = pksynSP1 * pkAP1activity*y(65)*y(65)*y(80)*y(200) + -pkdegSP1*y(69)*y(69)*y(75)*y(116) + -pkbinSP1TIMP1DNA*y(69)*y(69)*y(73)*y(73)*y(88) + pkrelSP1TIMP1DNA*y(70)*y(70)*y(166);
  dy(70) = pkbinSP1TIMP1DNA*y(69)*y(69)*y(73)*y(73)*y(88) + -pkrelSP1TIMP1DNA*y(70)*y(70)*y(166);
  dy(71) = pkdephosSTAT3nuc*y(72)*y(72)*y(131) + pkdephosSTAT3nucPTPRT*y(25)*y(25)*y(72)*y(72)*y(132) + -pknuc2cytSTAT3*y(71)*y(71)*y(144);
  dy(72) = -pkdephosSTAT3nuc*y(72)*y(72)*y(131) + -pkdephosSTAT3nucPTPRT*y(25)*y(25)*y(72)*y(72)*y(132) + pkcyt2nucSTAT3*y(29)*y(29)*y(90);
  dy(73) = -pkbinSP1TIMP1DNA*y(69)*y(69)*y(73)*y(73)*y(88) + pkrelSP1TIMP1DNA*y(70)*y(70)*y(166);
  dy(74) = 0;
  dy(75) = 0;
  dy(76) = 0;
  dy(77) = 0;
  dy(78) = 0;
  dy(79) = 0;
  dy(80) = 0;
  dy(81) = 0;
  dy(82) = 0;
  dy(83) = 0;
  dy(84) = 0;
  dy(85) = 0;
  dy(86) = 0;
  dy(87) = 0;
  dy(88) = 0;
  dy(89) = 0;
  dy(90) = 0;
  dy(91) = 0;
  dy(92) = 0;
  dy(93) = 0;
  dy(94) = 0;
  dy(95) = 0;
  dy(96) = 0;
  dy(97) = 0;
  dy(98) = 0;
  dy(99) = 0;
  dy(100) = 0;
  dy(101) = 0;
  dy(102) = 0;
  dy(103) = 0;
  dy(104) = 0;
  dy(105) = 0;
  dy(106) = 0;
  dy(107) = 0;
  dy(108) = 0;
  dy(109) = 0;
  dy(110) = 0;
  dy(111) = 0;
  dy(112) = 0;
  dy(113) = 0;
  dy(114) = 0;
  dy(115) = 0;
  dy(116) = 0;
  dy(117) = 0;
  dy(118) = 0;
  dy(119) = 0;
  dy(120) = 0;
  dy(121) = 0;
  dy(122) = 0;
  dy(123) = 0;
  dy(124) = 0;
  dy(125) = 0;
  dy(126) = 0;
  dy(127) = 0;
  dy(128) = 0;
  dy(129) = 0;
  dy(130) = 0;
  dy(131) = 0;
  dy(132) = 0;
  dy(133) = 0;
  dy(134) = 0;
  dy(135) = 0;
  dy(136) = 0;
  dy(137) = 0;
  dy(138) = 0;
  dy(139) = 0;
  dy(140) = 0;
  dy(141) = 0;
  dy(142) = 0;
  dy(143) = 0;
  dy(144) = 0;
  dy(145) = 0;
  dy(146) = 0;
  dy(147) = 0;
  dy(148) = 0;
  dy(149) = 0;
  dy(150) = 0;
  dy(151) = 0;
  dy(152) = 0;
  dy(153) = 0;
  dy(154) = 0;
  dy(155) = 0;
  dy(156) = 0;
  dy(157) = 0;
  dy(158) = 0;
  dy(159) = 0;
  dy(160) = 0;
  dy(161) = 0;
  dy(162) = 0;
  dy(163) = 0;
  dy(164) = 0;
  dy(165) = 0;
  dy(166) = 0;
  dy(167) = 0;
  dy(168) = 0;
  dy(169) = 0;
  dy(170) = 0;
  dy(171) = 0;
  dy(172) = 0;
  dy(173) = 0;
  dy(174) = 0;
  dy(175) = 0;
  dy(176) = 0;
  dy(177) = 0;
  dy(178) = 0;
  dy(179) = 0;
  dy(180) = 0;
  dy(181) = 0;
  dy(182) = 0;
  dy(183) = 0;
  dy(184) = 0;
  dy(185) = 0;
  dy(186) = 0;
  dy(187) = 0;
  dy(188) = 0;
  dy(189) = 0;
  dy(190) = 0;
  dy(191) = 0;
  dy(192) = 0;
  dy(193) = 0;
  dy(194) = 0;
  dy(195) = 0;
  dy(196) = 0;
  dy(197) = 0;
  dy(198) = 0;
  dy(199) = 0;
  dy(200) = 0;
  dy(201) = 0;
  dy(202) = 0;
  dy(203) = 0;
  dy(204) = 0;
  dy(205) = 0;
  dy(206) = 0;
  dy(207) = 0;
end
